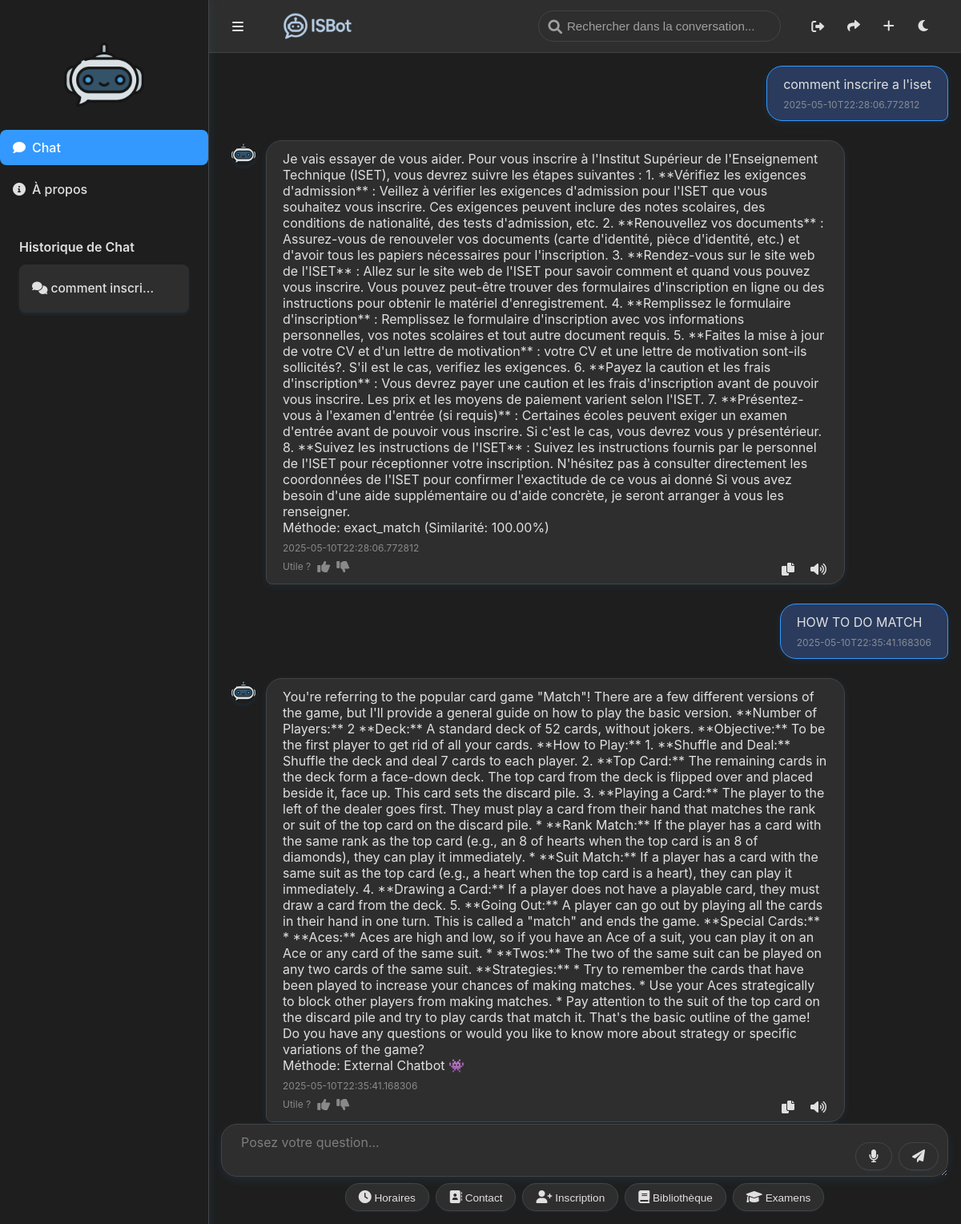
The app's page / (signed in) with its own data.
### chatbot/database.py (models this page shows)
class ChatMessage(db.Model):
    id = db.Column(db.Integer, primary_key=True)
    session_id = db.Column(db.Integer, db.ForeignKey('chat_session.id', ondelete='CASCADE'), nullable=False)
    user_message = db.Column(db.Text, nullable=False)
    bot_response = db.Column(db.Text, nullable=False)
    timestamp = db.Column(db.String(50), nullable=False)

### app.py (the view, shortened to what this page needs)
@app.route('/', methods=['GET', 'POST'])
def chat():
    if not current_user.is_authenticated:
        return render_template('chat.html', chat_history=[], session_id=None)
    session_id = request.args.get('session_id')
    if session_id:
        current_session = ChatSession.query.filter_by(id=int(session_id), user_id=current_user.id).first()
    else:
        current_session = ChatSession.query.filter_by(user_id=current_user.id).order_by(ChatSession.id.desc()).first()
    chat_history = current_session.messages if current_session else []
    processed_history = []
    for msg in chat_history:
        try:
            processed_msg = {
                'user_message': msg.user_message,
                'bot_response': json.loads(msg.bot_response),
                'timestamp': msg.timestamp
            }
            processed_history.append(processed_msg)
        except json.JSONDecodeError as e:
            logger.error(f"Error parsing bot_response for message ID {msg.id}: {e}")
            continue
    return render_template('chat.html', chat_history=processed_history, session_id=current_session.id if current_session else None)

### app.py (called while the page is built)
@login_manager.user_loader
def load_user(user_id):
    return User.query.get(int(user_id))

### templates/chat.html (shortened to what this page needs)
{% extends "base.html" %}
{% block content %}
{% if current_user.is_authenticated %}
<div class="chat-box" id="chat-box">
  {% for msg in chat_history %}
  <div class="chat-message user" data-message="{{ msg.user_message | lower }}">
    <div class="chat-bubble">
      {{ msg.user_message | safe }}
      <div class="timestamp">{{ msg.timestamp | default('Maintenant') }}</div>
    </div>
  </div>
  <div class="chat-message assistant" data-message="{{ msg.bot_response.answer | lower }}">
    <img
      src="{{ url_for('static', filename='assistant-avatar.png') }}"
      alt="Assistant"
      class="avatar"
    />
    <div class="chat-bubble">
      {{ msg.bot_response.answer | safe }}
      {% if msg.bot_response.method %}
      <div class="text-xs mt-2 opacity-70">
        Méthode: {{ msg.bot_response.method }}
        {% if msg.bot_response.similarity %}
        (Similarité: {{ "%.2f"|format(msg.bot_response.similarity * 100) }}%)
        {% endif %}
      </div>
      {% endif %}
      <div class="timestamp">
        {{ msg.timestamp | default('Maintenant') }}
      </div>
      <div class="feedback">
        Utile ?
        <span
          onclick="rateResponse(this, true)"
          data-question="{{ msg.user_message | escape }}"
          data-response="{{ msg.bot_response.answer | escape }}"
          class="text-green-500 cursor-pointer"
        ><i class="shortcut-icon fas fa-thumbs-up"></i></span>
        <span
          onclick="rateResponse(this, false)"
          data-question="{{ msg.user_message | escape }}"
          data-response="{{ msg.bot_response.answer | escape }}"
          class="text-red-500 cursor-pointer"
        ><i class="shortcut-icon fas fa-thumbs-down"></i></span>
      </div>
      <div class="bubble-actions" style="position: absolute; bottom: 0.5rem; right: 1rem; display: flex; gap: 0.5rem;">
        <button
          class="copy-btn"
          style="position: static; opacity: 1;"
          onclick="copyText(this)"
          data-text="{{ msg.bot_response.answer | escape }}"
          title="Copier la réponse"
        >
          <i class="shortcut-icon fas fa-copy"></i>
        </button>
        <button
          class="copy-btn"
          style="position: static; opacity: 1;"
          onclick="speakText(this)"
          data-text="{{ msg.bot_response.answer | escape }}"
          title="Écouter la réponse"
        >
          <i class="shortcut-icon fas fa-volume-up"></i>
        </button>
      </div>
    </div>
  </div>
  {% endfor %}
</div>
{% if not public_share %}
<div class="input-container">
  <div class="input-area">
    <form method="POST" id="chat-form">
      <div class="textarea-wrapper">
        <textarea
          name="message"
          id="message-input"
          required
          placeholder="Posez votre question..."
          class="w-full p-2 border rounded"
        ></textarea>
        <div class="textarea-buttons">
          <button
            type="button"
            id="voice-btn"
            class="shortcut-btn bg-gray-500 text-white rounded hover:bg-gray-600"
          >
            <i class="shortcut-icon fas fa-microphone"></i>
          </button>
          <button
            type="submit"
            id="submit-btn"
            class="shortcut-btn bg-blue-500 text-white rounded hover:bg-blue-600"
          >
            <i class="shortcut-icon fas fa-paper-plane"></i>
          </button>
        </div>
      </div>
    </form>
  </div>
  <div class="shortcut-buttons flex gap-2">
    <button class="shortcut-btn bg-gray-100 p-2 rounded" onclick="sendShortcut('🕒 Horaires')"><i class="shortcut-icon fas fa-clock"></i> Horaires</button>
    <button class="shortcut-btn bg-gray-100 p-2 rounded" onclick="sendShortcut('📞 Contact')"><i class="shortcut-icon fas fa-address-book"></i> Contact</button>
    <button class="shortcut-btn bg-gray-100 p-2 rounded" onclick="sendShortcut('📝 Inscription')"><i class="shortcut-icon fas fa-user-plus"></i> Inscription</button>
    <button class="shortcut-btn bg-gray-100 p-2 rounded" onclick="sendShortcut('📚 Bibliothèque')"><i class="shortcut-icon fas fa-book"></i> Bibliothèque</button>
    <button class="shortcut-btn bg-gray-100 p-2 rounded" onclick="sendShortcut('📖 Examens')"><i class="shortcut-icon fas fa-graduation-cap"></i> Examens</button>
</div>
</div>
{% endif %}
{% endif %}
{% endblock %}

### static/style.css (style rules this page uses)
:root { --bg-color: #1E1E1E; --background-secondary: #2E2E2E; --text-color: #E0E0E0; --secondary-text: #A0A0A0; --chat-bg-user: #2A3B5D; --chat-bg-assistant: #2E2E2E; --chat-bg-shortcut: #3399FF; --border-color: #444444; --input-bg: #2E2E2E; --sidebar-bg: #1E1E1E; --accent-color: #3399FF; --accent-hover: #4DA6FF; --shadow-color: rgba(51, 153, 255, 0.10); --hover-shadow: rgba(51, 153, 255, 0.18); --top-bar-height: 65px; --input-container-height: 120px; --search-highlight: rgba(51, 153, 255, 0.2); }
body { font-family: 'Inter', sans-serif; font-weight: 400; background: var(--bg-color); color: var(--text-color); margin: 0; padding: 0; overflow: hidden; transition: background 0.3s ease, color 0.3s ease; scrollbar-width: none; -ms-overflow-style: none; }
.chat-box { flex: 1; overflow-y: auto; padding: 1rem; scrollbar-width: none; scrollbar-color: var(--accent-color) var(--bg-color); scroll-behavior: smooth; min-height: 0; height: calc(100vh - var(--top-bar-height) - var(--input-container-height)); max-height: calc(100vh - var(--top-bar-height) - var(--input-container-height)); background: var(--bg-color); }
.chat-message { display: flex; margin-bottom: 1.5rem; animation: fadeInUp 0.5s ease; }
.chat-message.user { justify-content: flex-end; }
.chat-message.assistant, .chat-message.shortcut { justify-content: flex-start; }
.chat-bubble { max-width: 75%; padding: 0.75rem 1.25rem; border-radius: 20px; position: relative; transition: transform 0.3s ease, box-shadow 0.3s ease; box-shadow: 0 2px 6px var(--shadow-color); }
.user .chat-bubble { background: var(--chat-bg-user); color: var(--text-color); border-radius: 20px 20px 8px 20px; box-shadow: 0 2px 8px var(--shadow-color); border: 1.5px solid var(--accent-color); }
.assistant .chat-bubble { background: var(--chat-bg-assistant); color: var(--text-color); border-radius: 20px 20px 20px 8px; box-shadow: 0 2px 8px var(--shadow-color); border: 1.5px solid var(--border-color); }
.avatar { width: 32px; height: 32px; border-radius: 50%; margin: 0 0.75rem; box-shadow: 0 2px 4px var(--shadow-color); }
.timestamp { font-size: 0.75rem; color: var(--secondary-text); opacity: 0.8; margin-top: 0.5rem; }
.copy-btn { position: absolute; top: 0.5rem; right: 0.5rem; background: none; border: none; font-size: 0.9rem; color: var(--text-color); cursor: pointer; opacity: 0; transition: opacity 0.3s ease; }
.feedback { display: flex; gap: 0.5rem; margin-top: 0.5rem; font-size: 0.75rem; color: var(--secondary-text); opacity: 0.8; }
.feedback span { cursor: pointer; transition: transform 0.3s ease; }
.input-container { max-width: 1000px; width: calc(100% - 260px); margin: 0 auto; padding: 1rem; background: transparent; position: fixed; bottom: 0; left: 260px; right: 0; z-index: 10; box-sizing: border-box; min-height: var(--input-container-height); }
.input-area { margin-bottom: 0.5rem; }
.textarea-wrapper { position: relative; display: flex; align-items: center; }
.input-area textarea { background: var(--input-bg); color: var(--text-color); border: 1px solid var(--border-color); border-radius: 20px; padding: 0.75rem 4rem 0.75rem 1.5rem; font-size: 1rem; outline: none; transition: box-shadow 0.3s ease, transform 0.3s ease; resize: vertical; min-height: 40px; max-height: 100px; overflow-y: auto; box-shadow: 0 4px 12px var(--shadow-color); font-family: 'Inter', sans-serif; width: 100%; }
.input-area textarea::placeholder { color: var(--secondary-text); opacity: 0.7; }
.textarea-buttons { position: absolute; right: 0.75rem; bottom: 0.5rem; display: flex; gap: 0.5rem; }
.input-area button.shortcut-btn { background: var(--input-bg); color: var(--text-color); border: 1px solid var(--border-color); border-radius: 20px; padding: 0.5rem 1rem; font-size: 0.85rem; font-weight: 500; transition: background 0.3s ease, transform 0.3s ease; box-shadow: 0 1px 3px var(--shadow-color); cursor: pointer; }
.shortcut-buttons { display: flex; flex-wrap: wrap; gap: 0.5rem; justify-content: center; }
.shortcut-btn { background: var(--input-bg); color: var(--text-color); border: 1px solid var(--border-color); border-radius: 20px; padding: 0.5rem 1rem; font-size: 0.85rem; font-weight: 500; transition: background 0.3s ease, transform 0.3s ease; box-shadow: 0 1px 3px var(--shadow-color); cursor: pointer; }
.shortcut-icon { font-size: 1rem; }

### records on screen
ChatMessage: user_message "comment inscrire a l'iset", timestamp "2025-05-10T22:28:06.772812", bot_response.answer "Je vais essayer de vous aider. Pour vous inscrire à l'Institut Supérieur de l'Enseignement Technique (ISET), vous devrez suivre les étapes suivantes : 1. **Vérifiez les exigences d'admission** : Veillez à vérifier les exigences d'admission pour l'ISET que vous souhaitez vous inscrire. Ces exigences peuvent inclure des notes scolaires, des conditions de nationalité, des tests d'admission, etc. 2. **Renouvellez vos documents** : Assurez-vous de renouveler vos documents (carte d'identité, pièce d'identité, etc.) et d'avoir tous les papiers nécessaires pour l'inscription. 3. **Rendez-vous sur le site web de l'ISET** : Allez sur le site web de l'ISET pour savoir comment et quand vous pouvez vous…", bot_response.method "exact_match", bot_response "100.00"
ChatMessage: user_message "HOW TO DO MATCH", timestamp "2025-05-10T22:35:41.168306", bot_response.answer "You're referring to the popular card game \"Match\"! There are a few different versions of the game, but I'll provide a general guide on how to play the basic version. **Number of Players:** 2 **Deck:** A standard deck of 52 cards, without jokers. **Objective:** To be the first player to get rid of all your cards. **How to Play:** 1. **Shuffle and Deal:** Shuffle the deck and deal 7 cards to each player. 2. **Top Card:** The remaining cards in the deck form a face-down deck. The top card from the deck is flipped over and placed beside it, face up. This card sets the discard pile. 3. **Playing a Card:** The player to the left of the dealer goes first. They must play a card from their hand that…", bot_response.method "External Chatbot 👾"
